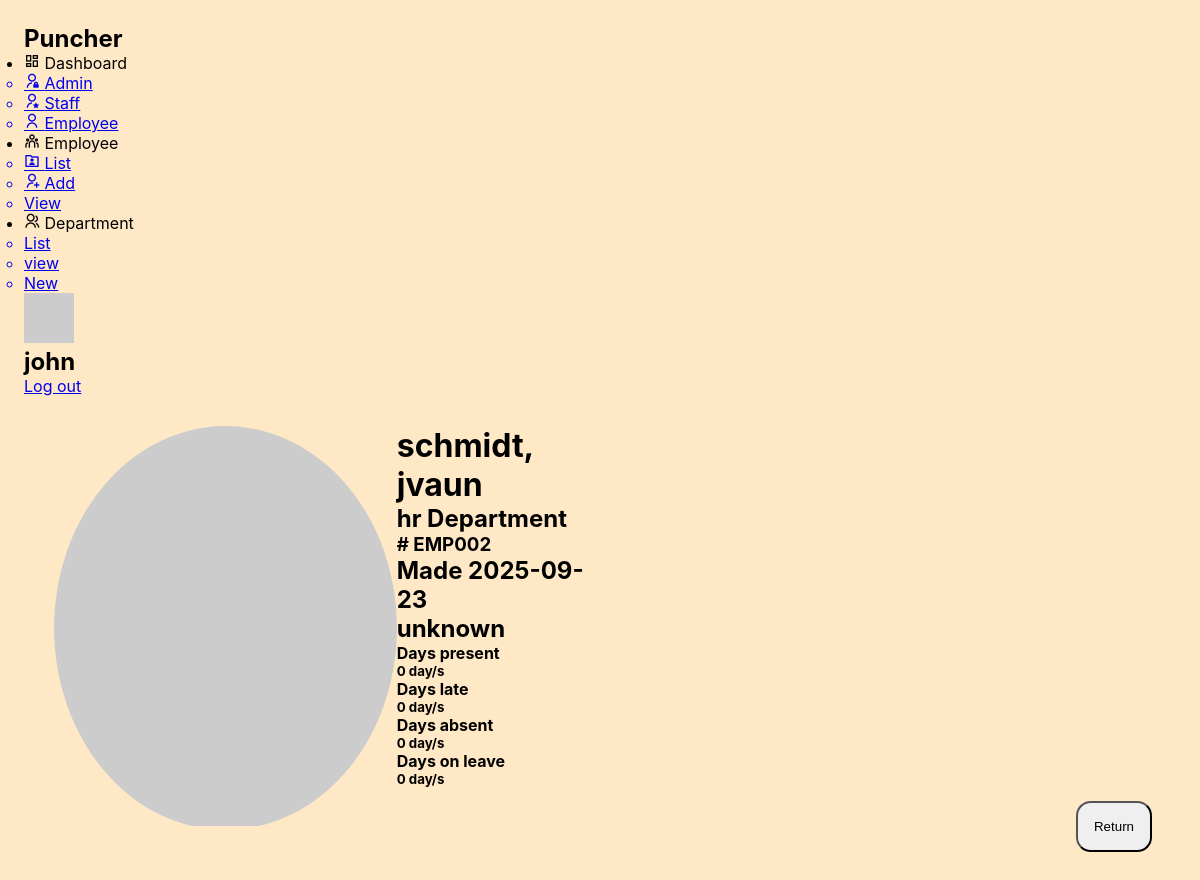
The app's page /employee/detail.php?usn=EMP002 (signed in) with its own data.
### tables this page shows
CREATE TABLE `employee` (
  `employee_id` int(11) NOT NULL,
  `employee_usn` varchar(30) DEFAULT NULL,
  `employee_fn` varchar(50) NOT NULL,
  `employee_ln` varchar(20) NOT NULL,
  `employee_role` varchar(11) NOT NULL,
  `employee_dept` varchar(11) NOT NULL,
  `is_online` tinyint(1) DEFAULT NULL,
  `employee_update` date NOT NULL DEFAULT current_timestamp(),
  `employee_create` date NOT NULL DEFAULT current_timestamp()
);

### employee/detail.php (the view, shortened to what this page needs)
<?php
include "../components/db.php";
if (isset($_GET['usn'])) {
    $username = $_GET['usn'];
    $sql1 = $conn->prepare("select * from employee where employee_usn = :username");
    $sql1->execute([':username' => $username]);
    $employee=$sql1->fetch(PDO::FETCH_ASSOC);
    $sql2 = $conn->prepare("SELECT
        SUM(CASE WHEN attn_status = 'Present' THEN 1 ELSE 0 END) AS total_present,
        SUM(CASE WHEN attn_status = 'Late' THEN 1 ELSE 0 END) AS total_late,
        SUM(CASE WHEN attn_status = 'Absent' THEN 1 ELSE 0 END) AS total_absent,
        SUM(CASE WHEN attn_status = 'Leave' THEN 1 ELSE 0 END) AS total_leave
        FROM attendance
        WHERE employee_id = :id");
    $emp_attendances = $sql2->fetch(PDO::FETCH_ASSOC);
}
else {
}
?>
<!DOCTYPE html>
<html lang="en">
<head>
    <link rel="stylesheet" href="../css/styles.css">
    <link rel="stylesheet" href="../css/employee_panel.css">
    <link rel="stylesheet" href="https://cdn.jsdelivr.net/npm/remixicon@2.5.0/fonts/remixicon.css">
</head>
<body>
    <div class="container">
        <?php include_once "../components/sidebar.php"?>
        <div class="main">
            <div class="employee-info">
                <div class="image">
                    <img src="https://placehold.co/400x400?text=E" alt="profile" srcset="">
                </div>
                <div class="info">
                    <h1><?php echo ($employee['employee_ln'] ?? "last name") ?>, <?php echo ($employee['employee_fn'] ?? "first name") ?></h1>
                    <h2><?= ($employee['employee_dept'] ?? "unknown")?> Department</h2>
                    <h3># <?= ($employee['employee_usn'] ?? "username")?></h3>
                    <h2>Made <?= ($employee['employee_create'] ?? "date created")?></h2>
                    <h2><?= ($employee['is_online'] ?? "unknown") ?></h2>
                    <div class="block">
                        <h4>Days present</h4>
                        <h5><?= ($emp_attendances['total_present'] ?? "0")?> day/s</h5>
                    </div>
                    <div class="block">
                        <h4>Days late</h4>
                        <h5><?= ($emp_attendances['total_late'] ?? "0")?> day/s</h5>
                    </div>
                    <div class="block">
                        <h4>Days absent</h4>
                        <h5><?= ($emp_attendances['total_absent'] ?? "0")?> day/s</h5>
                    </div>
                    <div class="block">
                        <h4>Days on leave</h4>
                        <h5><?= ($emp_attendances['total_leave'] ?? "0")?> day/s</h5>
                    </div>
                </div>
            </div>
            <div class="button-options">
                <button onclick="window.history.back()">Return</button></a>
            </div>
        </div>
    </div>
</body>
</html>

### css/styles.css (style rules this page uses)
:root { --prime-clr: #d49b59; --sec-clr: #cca859; --bg-clr: #ffe8c5; --sec-bg-clr: #f2f2f2; --text-clr: #333; --form-clr: #b0b3c5; --success-clr: #4caf50; --error-clr: #c62828; --font-family: 'Inter', system-ui, -apple-system, BlinkMacSystemFont, "Segoe UI", Roboto, "Helvetica Neue", Arial, sans-serif; }
* { padding: 0; margin: 0; box-sizing: border-box; }
body { background-color: var(--bg-clr); font-family: var(--font-family); padding: 24px; margin: 0; min-height: 100vh; background-color: var(--bg-clr); }
.main { display: grid; grid-template-columns: 1fr 1fr 1fr; gap: 24px; max-width: 1200px; margin: 0 auto; }
.button-options { display: flex; flex-direction: column; position: fixed; gap: 1rem; bottom: 2rem; right: 3rem; }
.button-options * { padding: 1rem; border-radius: 2ch; }

### css/employee_panel.css (style rules this page uses)
.employee-info { display: flex; margin: 30px; justify-content: space-evenly; }
.employee-info .image { overflow: hidden; border-radius: 50%; object-fit: cover; }

### records on screen
employee: employee_ln "schmidt", employee_fn "jvaun", employee_dept "hr", employee_usn "EMP002", employee_create "2025-09-23", is_online "unknown"

### other values on screen
$_SESSION['firstname'] "john"
$emp_attendances['total_present'] "0"
$emp_attendances['total_late'] "0"
$emp_attendances['total_absent'] "0"
$emp_attendances['total_leave'] "0"
